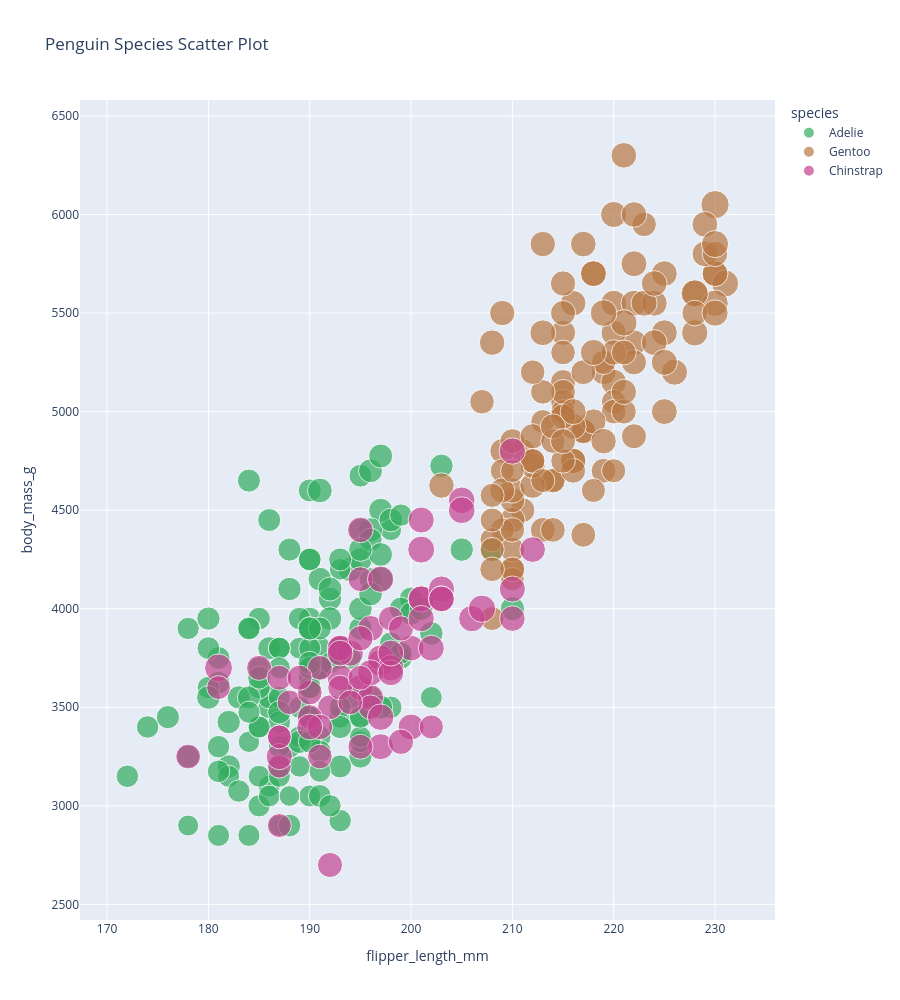

Notebook code for this chart:
### Code cell
graph = px.scatter(data, x="flipper_length_mm", y="body_mass_g", color="species",
                 size='bill_length_mm', 
                 color_discrete_sequence=["#31ad5e","#b87844", "#c44390"],
                 title="Penguin Species Scatter Plot",
                  height=1000)
graph.show()
